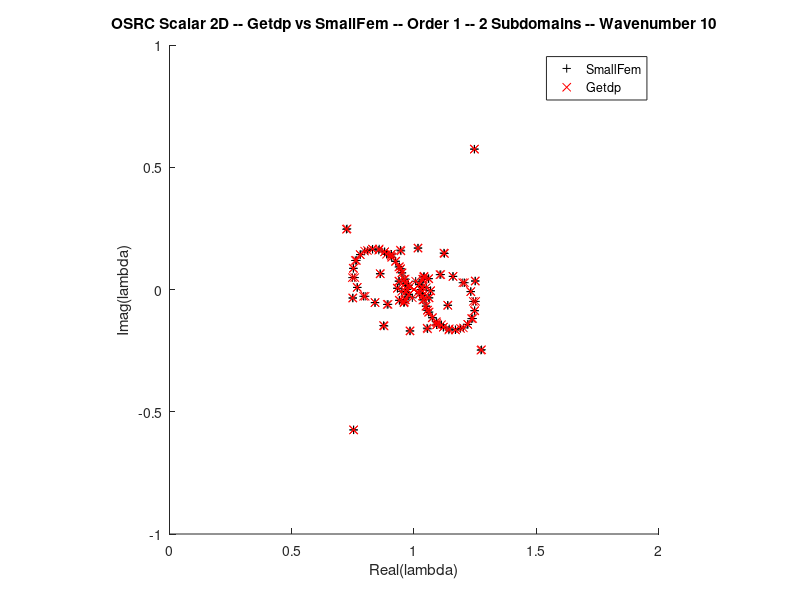

MATLAB code for this plot:
clear all;
close all;

lAsf = dlmread('lOsrcSf2.csv');
lAgp = dlmread('lOsrcGp2.csv');

figure;
hold on;
plot(real(lAsf), imag(lAsf), 'k+');
plot(real(lAgp), imag(lAgp), 'rx');
hold off;

title('OSRC Scalar 2D -- Getdp vs SmallFem -- Order 1 -- 2 Subdomains -- Wavenumber 10')
xlabel('Real(lambda)');
ylabel('Imag(lambda)');
legend({'SmallFem', 'Getdp'});

xlim([ 0  2]);
ylim([-1 +1]);

axis square;
print('scalOSRCGetdpSmallfem2d2domains.png');
